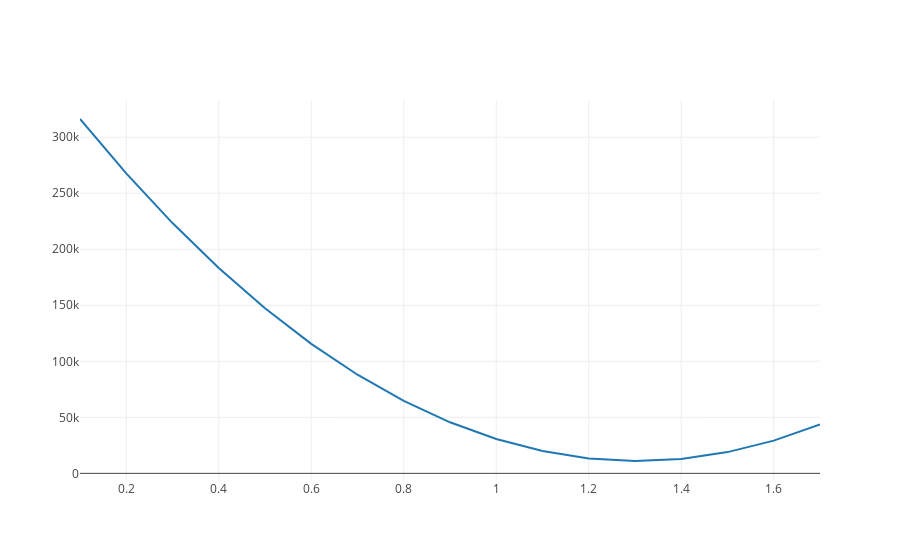

The cell this chart's notebook holds for it:
### Code cell
from plotly.offline import iplot, init_notebook_mode
init_notebook_mode(connected=True)
from graph import plot, trace_values

initial_m_values = list(range(1, 18, 1))
scaled_m_values = list(map(lambda initial_m_value: initial_m_value/10,initial_m_values))
cost_values = rss_values(budgets, revenues, scaled_m_values, 133.33)

if cost_values:
    rss_trace = trace_values(cost_values['m_values'], cost_values['rss_values'], mode = 'lines')
    plot([rss_trace])
    
#def trace_values(x_values, y_values, mode = 'markers', name="data", text = []):
#m_values = x_values ; rss_values = y_values

### Figure 1 — Plotly figure (JSON) as saved in the notebook; plotly's stock layout.template omitted (floating-point values rounded to 4 significant figures)
{"data": [{"mode": "lines", "name": "data", "text": [], "type": "scatter", "uid": "b4eeb6a4-d7e4-11e8-b0c3-34159e1c7ef8", "x": [0.1, 0.2, 0.3, 0.4, 0.5, 0.6, 0.7, 0.8, 0.9, 1, 1.1, 1.2, 1.3, 1.4, 1.5, 1.6, 1.7], "y": [316200.0, 267700.0, 223400.0, 183200.0, 147300.0, 115600.0, 88030.0, 64690.0, 45560.0, 30630.0, 19890.0, 13360.0, 11020.0, 12890.0, 18960.0, 29220.0, 43690.0]}], "layout": {}}
